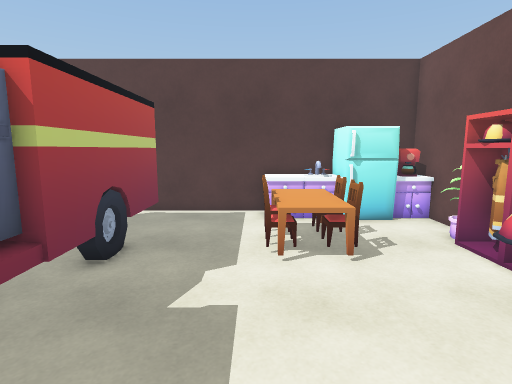
View 1 (above)

13 first-person views from a walk through a scene from a Unity 3-D project. The camera is 1.5 m above the floor, tilts 8° down and sees 80° across. The floor is counted in squares, 0.5 m on a side. Each view is taken from the middle of a square. On the plan, view 1 faces up. The plan holds only what a view shows up to about 20 squares ahead; the rest is blank. The place goes on beyond the plan. The player is left out.

View 2
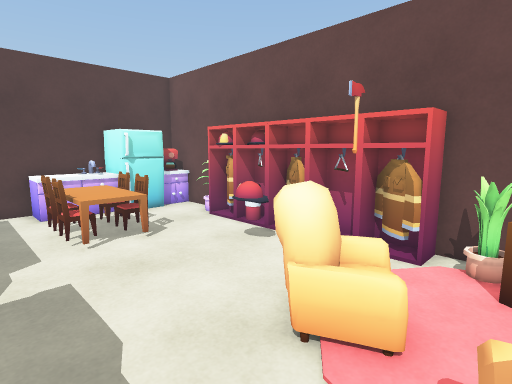

View 3
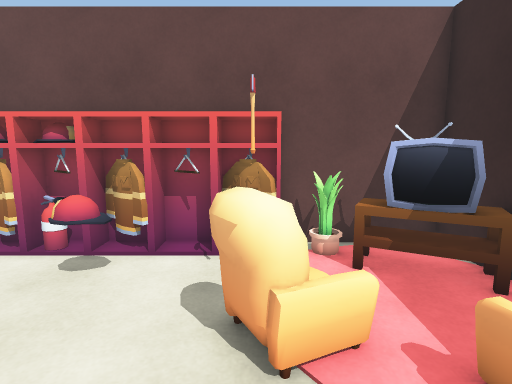

View 4
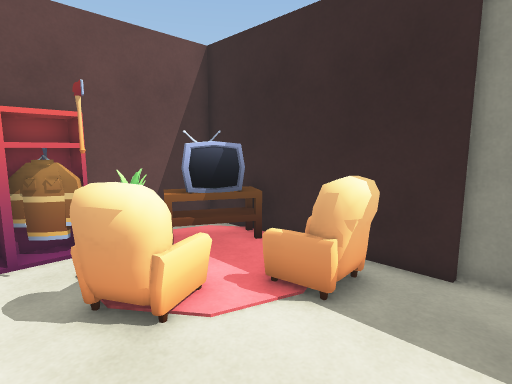

View 5
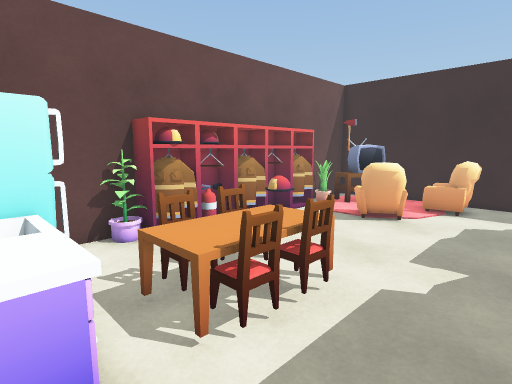

View 6
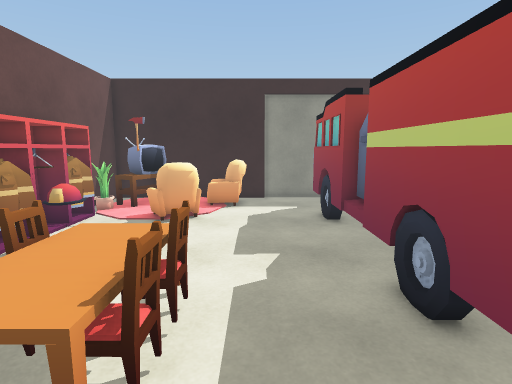

View 7
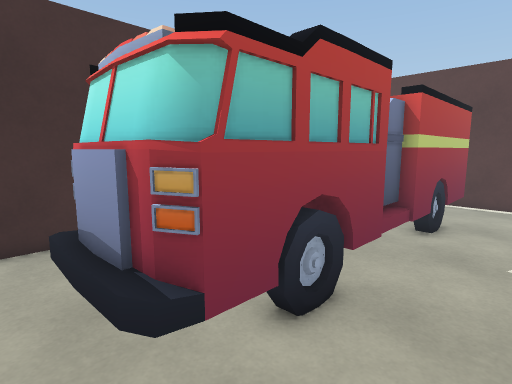

View 8
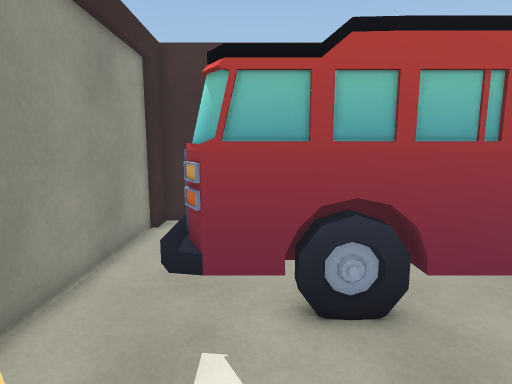

View 9
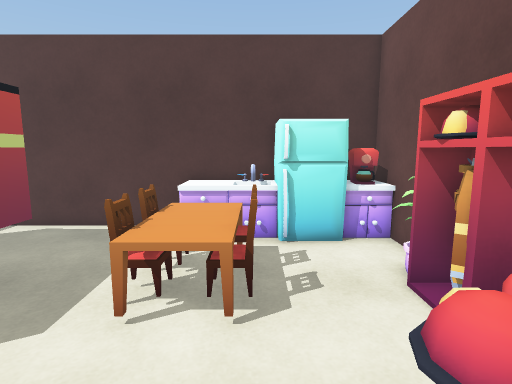

View 10
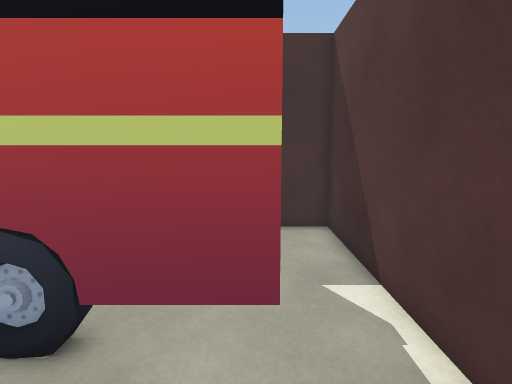

View 11
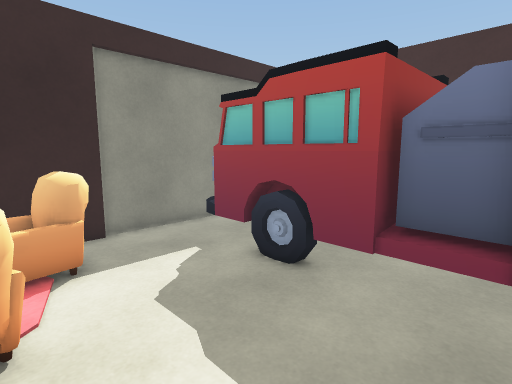

View 12
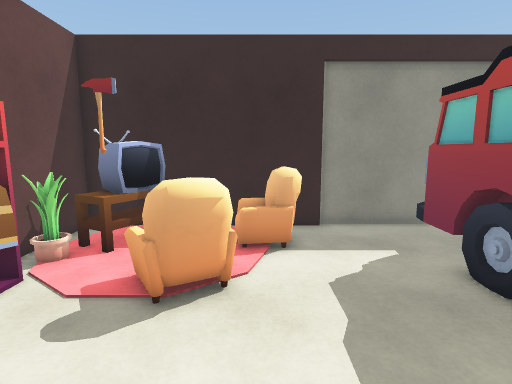

View 13
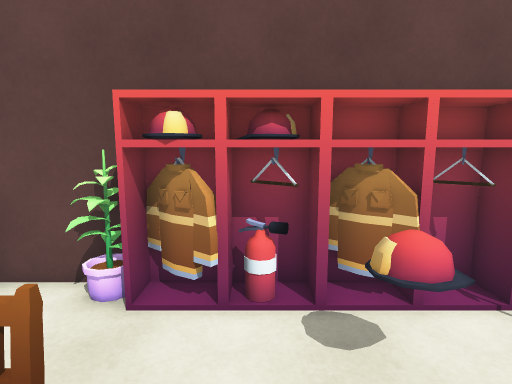

### Floor plan
Key: @ floor where view 1 was taken; # wall or solid block; . floor; = window, fence, low wall or low ledge; ^ raised ledge; C counter; M machine; T truck; A table; H chair; L locker; P plant; R armchair; E axe; U rug; B TV; O other object.
Columns run from 12 left of view 1 to 8 right of it. Each row starts with its distance up from view 1.
 15 #################  ##
 14 #...........CCCCCOMM#
 13 #...........CCCCCOCM#
 12         T....AA.... #
 11         T...HAAH....#
 10         T...HAAH...##
  9        TT...HAAH..LP#
  8        TT....AAA..LL#
  7         T.........LL#
  6        TT........=LL#
  5        TT.......=^LL#
  4        TT........=LL#
  3     TTTTT.........LL#
  2        TT.....RR..LL#
  1        TT....RRRE.LL#
  0        TT...@URUR LL#
 -1 #       T.....R   P##
 -2 #...TTTTT...RRU  BB #
 -3 #...TTTTT...RR  BBBU#
 -4 #...........RRU BB U#
 -5 #####################

Positions as (right, up) in squares from view 1, and headings:
1: (0, 0), facing up
2: (-2, -2), facing up-right
3: (-2, 1), facing right
4: (-3, 3), facing down-right
5: (-3, 14), facing down-right
6: (-1, 14), facing down
7: (-1, -4), facing up-left
8: (1, -1), facing left
9: (3, 3), facing up
10: (0, 12), facing left
11: (2, 6), facing down-left
12: (1, 7), facing down
13: (1, 7), facing right
